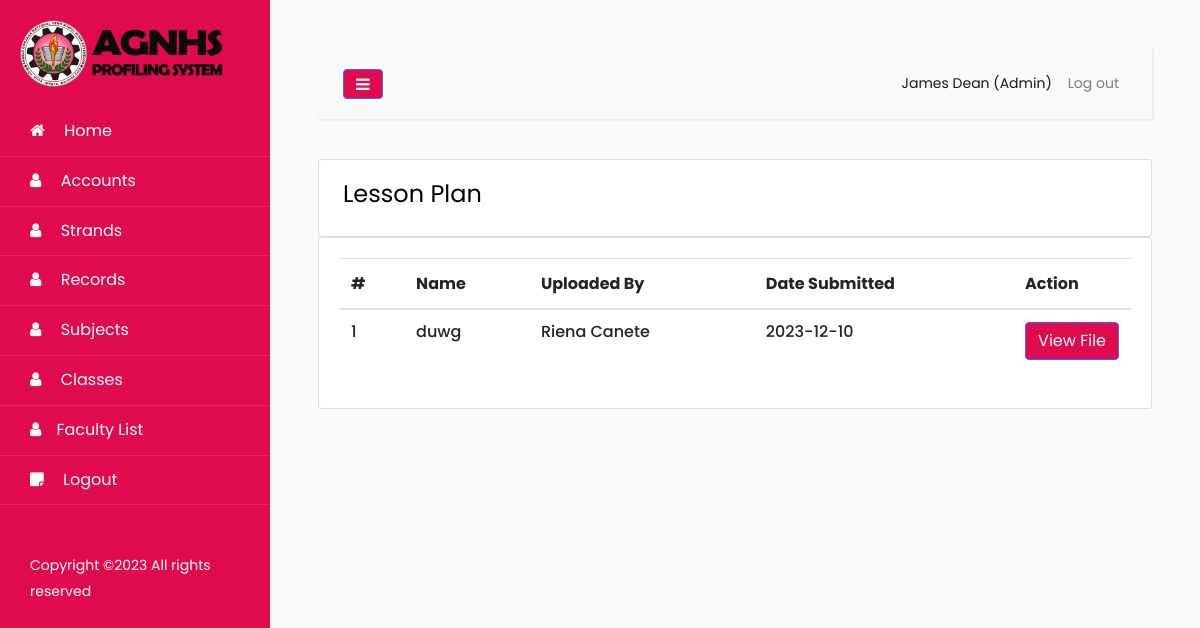
Screenshot of /pages/record-list.php?type=Lesson Plan (signed in) with the database file from the repository.
### tables this page shows
CREATE TABLE `account` (
  `Id` tinyint(11) NOT NULL AUTO_INCREMENT,
  `username` varchar(100) NOT NULL DEFAULT '',
  `password` varchar(100) NOT NULL,
  `firstName` varchar(150) DEFAULT NULL,
  `lastName` varchar(150) DEFAULT NULL,
  `status` varchar(255) DEFAULT 'Inactive',
  `role` varchar(20) DEFAULT NULL,
  `dateAdded` date DEFAULT NULL,
  `birthday` date DEFAULT NULL,
  `sex` varchar(255) DEFAULT NULL,
  `age` int(11) DEFAULT NULL,
  `phone` varchar(255) DEFAULT NULL,
  `email` varchar(255) DEFAULT NULL,
  `address` text,
  `image` varchar(255) DEFAULT NULL,
  `educationalBackground` text,
  `teachingExperience` text,
  `civilStatus` varchar(255) DEFAULT NULL,
  `religion` varchar(255) DEFAULT NULL,
  `birthPlace` varchar(255) DEFAULT NULL,
  `sss` varchar(255) DEFAULT NULL,
  `philHealth` varchar(255) DEFAULT NULL,
  `isDeleted` int(11) DEFAULT '0',
  PRIMARY KEY (`Id`)
);

CREATE TABLE `record` (
  `Id` int(11) NOT NULL AUTO_INCREMENT,
  `image` varchar(255) DEFAULT NULL,
  `name` varchar(255) DEFAULT NULL,
  `type` varchar(255) DEFAULT NULL,
  `userId` int(11) DEFAULT NULL,
  `dateAdded` date DEFAULT NULL,
  PRIMARY KEY (`Id`)
);

### config/Models.php (called while the page is built, shortened)
<?php
include "CRUD.php";
function account() {
	$crud = new CRUD;
	$crud->table = "account";
	return $crud;
}
function record() {
	$crud = new CRUD;
	$crud->table = "record";
	return $crud;
}
?>

### config/CRUD.php (called while the page is built)
<?php class CRUD{var $table;var $obj=array();function arrayToQuery($query){$query_array=array();foreach($query as $key=>$key_value){if($key_value=="NOW()"){$query_array[]="$key=$key_value";}else{$query_array[]="$key='".htmlspecialchars($key_value,ENT_QUOTES)."'";}}return implode(', ',$query_array);}function list($query=""){$query=$query?"where ".$query:"";$db=Database::connect();$pdo=$db->prepare("select * from $this->table $query");$pdo->execute();$result=$pdo->fetchAll(PDO::FETCH_OBJ);Database::disconnect();return $result;}function count($query=""){$query=$query?"where ".$query:"";$db=Database::connect();$pdo=$db->prepare("select * from $this->table $query");$pdo->execute();Database::disconnect();return $pdo->rowCount();}function get($args){$db=Database::connect();$pdo=$db->prepare("select * from $this->table where $args");$pdo->execute();$result=$pdo->fetch(PDO::FETCH_OBJ);Database::disconnect();return $result;}function create(){$object=$this->arrayToQuery($this->obj);$db=Database::connect();$pdo=$db->prepare("insert into $this->table set $object");$pdo->execute();Database::disconnect();}function update($args){$object=$this->arrayToQuery($this->obj);$db=Database::connect();$pdo=$db->prepare("update $this->table set $object where $args");$pdo->execute();Database::disconnect();}function delete($args){$db=Database::connect();$pdo=$db->prepare("delete from $this->table where $args");$pdo->execute();Database::disconnect();}} ?>

### pages/record-list.php (the view, shortened to what this page needs)
<?php
  $ROOT_DIR="../";
  include $ROOT_DIR . "templates/header.php";
  $type = $_GET["type"];
  $record_list = record()->list("userId=$account->Id and type='$type' order by name");
  if ($role=="Admin") {
    $record_list = record()->list("type='$type' order by name");
  }
?>
      <div class="card bg-light-info shadow-none position-relative overflow-hidden">
        <div class="card-body px-4 py-3">
          <div class="row align-items-center">
            <div class="col-9">
              <h4 class="fw-semibold mb-8"><?=$type?></h4>
            </div>
          </div>
        </div>
      </div>
      <div class="widget-content searchable-container list">
        <div class="card card-body">
          <div class="table-responsive">
            <table class="table search-table align-middle text-nowrap">
              <thead class="header-item">
                <th>#</th>
                <th>Name</th>
                <th>Uploaded By</th>
                <th>Date Submitted</th>
                <th width="10%">Action</th>
              </thead>
              <tbody>
                <?php
                $count = 0;
                foreach ($record_list as $row):
                  $user = account()->get("Id=$row->userId");
                  $count += 1;
                   ?>
                <tr class="search-items">
                  <td>
                    <div class="d-flex align-items-center">
                      <div class="ms-3">
                        <div class="user-meta-info">
                          <h6 class="user-name mb-0"
                          data-id="<?=$row->Id;?>"
                          ><?=$count;?></h6>
                        </div>
                      </div>
                    </div>
                  </td>
                    <td>
                      <div class="d-flex align-items-center">
                        <div class="ms-3">
                          <div class="user-meta-info">
                            <h6 class="mb-0"><?=$row->name;?></h6>
                          </div>
                        </div>
                      </div>
                    </td>
                      <td>
                        <div class="d-flex align-items-center">
                          <div class="ms-3">
                            <div class="user-meta-info">
                              <h6 class="mb-0"><?=$user->firstName;?> <?=$user->lastName;?></h6>
                            </div>
                          </div>
                        </div>
                      </td>
                        <td>
                          <div class="d-flex align-items-center">
                            <div class="ms-3">
                              <div class="user-meta-info">
                                <h6 class="mb-0"><?=$row->dateAdded;?></h6>
                              </div>
                            </div>
                          </div>
                        </td>
                  <td>
                    <div class="action-btn">
                      <a href="../media/<?=$row->image?>" class="btn btn-primary" target="_blank">View File</a>
                    </div>
                  </td>
                </tr>
              <?php endforeach; ?>
              </tbody>
            </table>
          </div>
        </div>
      </div>
      <?php include $ROOT_DIR . "templates/footer.php"; ?>

### templates/header.php (shortened to what this page needs)
<?php
include_once($ROOT_DIR . "config/Models.php");
if (isset($_SESSION["user_session"])) {
  $user = $_SESSION["user_session"];
  $username = $user["username"];
  $account = account()->get("username='$username'");
  $role = $account->role;
}
else{
  header("Location: ../auth/login.php");
}
?>
<html lang="en">
  <head>
		<link rel="stylesheet" href="https://stackpath.bootstrapcdn.com/font-awesome/4.7.0/css/font-awesome.min.css">
		<link rel="stylesheet" href="<?=$ROOT_DIR;?>templates/css/style.css">
  </head>
  <body>
		<div class="wrapper d-flex align-items-stretch">
			<nav id="sidebar">
        <img src="../templates/images/admin-logo.png" alt="" width="80%" style="margin:20px;">
        <ul class="list-unstyled components mb-5">
          <li class="active">
            <a href="index.php"><span class="fa fa-home"></span> Home</a>
          </li>
          <?php if ($role=="Admin"): ?>
            <li>
                <a href="accounts.php"><span class="fa fa-user"></span> Accounts</a>
            </li>
            <li>
                <a href="strands.php"><span class="fa fa-user"></span> Strands</a>
            </li>
            <li>
                <a href="my-records.php"><span class="fa fa-user"></span> Records</a>
            </li>
            <li>
                <a href="subjects.php"><span class="fa fa-user"></span> Subjects</a>
            </li>
            <li>
                <a href="classes.php"><span class="fa fa-user"></span> Classes</a>
            </li>
            <li>
                <a href="faculty-list.php"><span class="fa fa-user"></span>Faculty List</a>
            </li>
          <?php endif; ?>
          <li>
            <a href="../auth/process.php?action=user-logout"><span class="fa fa-sticky-note"></span> Logout</a>
          </li>
        </ul>
        <div class="footer">
        	<p>
					  Copyright &copy;<script>document.write(new Date().getFullYear());</script> All rights reserved </a>
					</p>
        </div>
    	</nav>
      <div id="content" class="p-4 p-md-5">
        <nav class="navbar navbar-expand-lg navbar-light bg-light">
          <div class="container-fluid">
            <button type="button" id="sidebarCollapse" class="btn btn-primary">
              <i class="fa fa-bars"></i>
            </button>
            <div class="collapse navbar-collapse" id="navbarSupportedContent">
              <ul class="nav navbar-nav ml-auto">
                <li class="nav-item active">
                    <a class="nav-link" href="#"><?=$account->firstName;?> <?=$account->lastName;?> (<?=$account->role?>)</a>
                </li>
                <li class="nav-item">
                    <a class="nav-link" href="../auth/process.php?action=user-logout">Log out</a>
                </li>
              </ul>
            </div>
          </div>
        </nav>

### templates/header.php (style rules this page uses)
#sidebar { background: #e00b4e !important; }
.btn-primary { background: #e00b4e !important; }

### rows the page displays
account: firstName "James", lastName "Dean", role "Admin"
record: name "duwg", userId.firstName "Riena", userId.lastName "Canete", dateAdded "2023-12-10"

### other values shown
$type "Lesson Plan"
